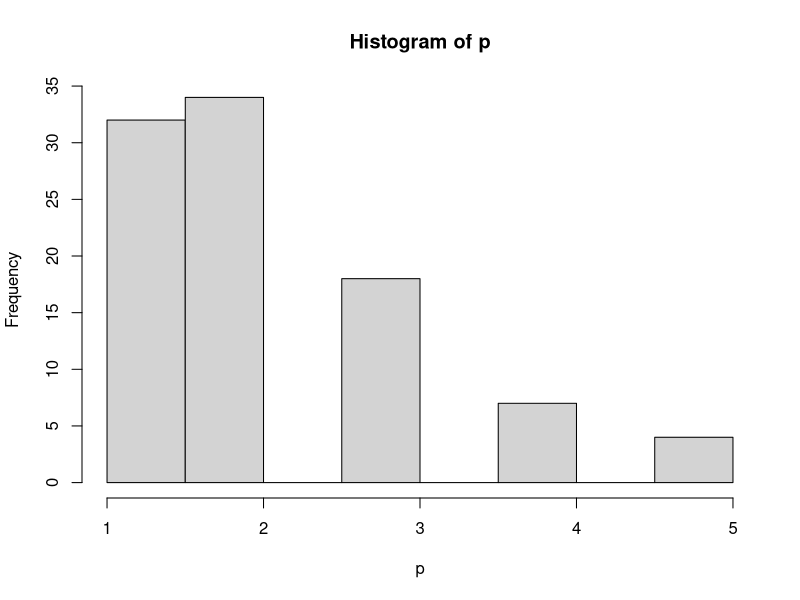

This figure's R source:
## ---- chunk 1
knitr::opts_chunk$set(echo = TRUE)
## ---- chunk 2

# Primera cajaPilaA
p1 <- 20/24
q1 <-  4/24

# Segunda cajaPilaB
p2 <- 17/20
q2 <-  3/20

# Tercera cajaPilaC
p3 <- 17/22
q3 <-  5/22


cajaPilaA <- c(rep("pila_buena",20), rep("pila_mala",4))
cajaPilaB <- c(rep("pila_buena",17), rep("pila_mala",3))
cajaPilaC <- c(rep("pila_buena",17), rep("pila_mala",5))

experimentoCajaD <- function(cajaPilaA, cajaPilaB, cajaPilaC){
  
  m_cajaPilaA <- sample(cajaPilaA,4)

  m_cajaPilaB <- sample(cajaPilaB,4)

  m_cajaPilaC <- sample(cajaPilaC,4)

  
  cajaPilaD =  cbind(m_cajaPilaA,m_cajaPilaB,m_cajaPilaC) 
 
  return(table(cajaPilaD))
  
}

# 10 repeticiones
for ( i in 1:10) { 
  print(i)
  print(experimentoCajaD(cajaPilaA, cajaPilaB, cajaPilaC))
}


## ---- chunk 3

N <- 100

p <- c(rep(0,N))

# N repeticiones
for ( i in 1:N) { 
  res =  experimentoCajaD(cajaPilaA, cajaPilaB, cajaPilaC)
  p[i] = res["pila_mala"]
}

print(p)
hist(p)


## ---- chunk 4

datos = c(13.30, 13.10, 12.95, 13.45,
          13.35, 13.15, 13.10, 13.50,
          13.40, 13.20, 13.05, 13.55,
          12.75, 13.25, 12.60, 13.60,
          12.80, 12.84, 12.65, 13.65, 
          12.85, 12.78, 12.70, 13.70,
          12.90, 13.00, 12.90, 13.75) 



# Funcion para calcular el estimador
estimadorC <- function(datos) {

  n  <- length(datos)
  mu <- mean(datos)
  
  a <- n*sum((datos-mu)^3)^2
  b <- sum((datos-mu)^2)^3
  
  ret <- sqrt(a/b +  0.5)

  return (ret)
}

estimadorC(datos)

## ---- chunk 5

# Estimador bootstrap para el estimador C
calc_bootstrap <- function(datos,B) {

  n = length(datos)
  estimac=rep(0,B)
  
  for (i in 1:B){
    muestra = sample(datos,n,T)
    estimac[i] = estimadorC(muestra)
  }
  
  estboot=mean(estimac)
  eeboot=sd(estimac)

  return(list(estimador=estboot,eestandar=eeboot, vector=estimac))

}
## ---- chunk 6
calc_ic_met_estandar <-function(datos, B, alpha ) {
  
  bstrap = calc_bootstrap(datos,B)
  
  media = bstrap$estimador
  desvStd = bstrap$eestandar
  
  lis = media - qnorm(1-alpha/2)*desvStd
  lss = media + qnorm(1-alpha/2)*desvStd
  rango = lss - lis
  
  return(data.frame("metodo"="normal", lis, lss, rango))
}
## ---- chunk 7

calc_ic_met_estudentizado <-function(datos, B, alpha ) {

  bstrap = calc_bootstrap(datos,B)
  
  estCstd    = bstrap$eestandar
  estCvector = bstrap$vector
  estC       = estimadorC(estCvector)
    
  testud=rep(0,B)  # Inicializa el estudentizado
  
  testud = (estCvector-estC)/estCstd
      
  lis = estC + quantile(testud,alpha/2)*estCstd 
  lss = estC + quantile(testud,1-alpha/2)*estCstd 
  
  rango = lss - lis
  
  return(data.frame("metodo"="estudentizado", lis, lss, rango))
}



## ---- chunk 8
# Calcular IC usando el metodo de doble estudentizado
calc_ic_met_doble_estudentizado <- function(datos,B1,B2,alpha) {

  n = length(datos)
  estimacB1 = rep(0,B1)
  errorB1   = rep(0,B1)
  
  for (i in 1:B1){
    muestraB1 = sample(datos,n,T)
    estimacB1[i] = estimadorC(muestraB1)
  
    estimacB2 = rep(0,B2)
    for (k in 1:B2) {
      muestraB2 = sample(muestraB1,n,T) 
      estimacB2[k] = estimadorC(muestraB2)
    }
    
    errorB1[i] = sd(estimacB2)
  }

  testud = rep(0,B1)   # t estudentizado , se hace para cada unos de la p muestras boostrap
  estimacBASE = estimadorC(datos)
  
  testud = (estimacB1-estimacBASE)/errorB1
  
  estCstd = sd(estimacB1)

  lis = estimacBASE + quantile(testud,alpha/2)*estCstd  
  lss = estimacBASE + quantile(testud,1-alpha/2)*estCstd 
  
  rango = lss - lis
  
  return(data.frame("metodo"="doble_estudentizado", lis, lss, rango))
}
## ---- chunk 9
set.seed(1000)

alpha <- 1-0.98
B1 <- 100       
B2 <- 50

df = rbind(calc_ic_met_estandar(datos,B1,alpha),
           calc_ic_met_estudentizado(datos,B1,alpha),
           calc_ic_met_doble_estudentizado(datos,B1,B2,alpha))

df
